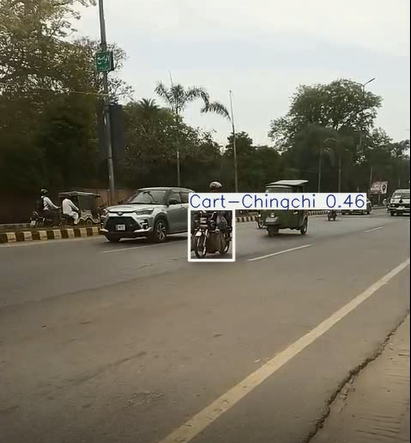
#> input picture TrafficDetectPK/sample_images/Frame_01.PNG, 411 x 443 px, given in place of the camera
$ python motion_detector.py
#> lines starting #> are read from the running program, lines starting #| are printed output that depends on the picture; after the words box and inside, x2 and y2 are one past the last pixel; in counts of white or black regions, pixels touching at a corner belong together
import cv2
import numpy as np
import time  # add this

cap = cv2.VideoCapture(0, cv2.CAP_DSHOW)
cap.set(cv2.CAP_PROP_FRAME_WIDTH, 640)
cap.set(cv2.CAP_PROP_FRAME_HEIGHT, 480)
cap.set(cv2.CAP_PROP_FPS, 30)

frames = []
gap = 5
count = 0
last_saved = 0      # track when we last saved
cooldown = 3        # seconds between saves

while True:
    ret, frame = cap.read()
#> frame is the input picture: shape (443, 411, 3); mean B, G, R 108.1, 123.1, 128.1

    time.sleep(0.03)

    if not ret:
        print("Failed to Capture.....")
        break

    grey = cv2.cvtColor(frame, cv2.COLOR_BGR2GRAY)
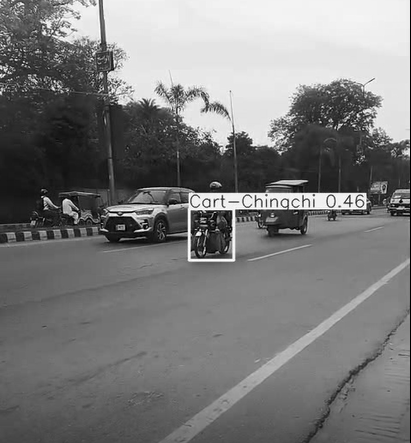
#> grey: shape (443, 411); min 0, max 255, mean 122.9

    frames.append(grey)  # Bug 1 fix

    if len(frames) > gap + 1:  # Bug 2 fix
        frames.pop(0)

    cv2.putText(frame, f'Frame Count: {count}', (10, 30), cv2.FONT_HERSHEY_SIMPLEX, 1, (0, 255, 0), 2)
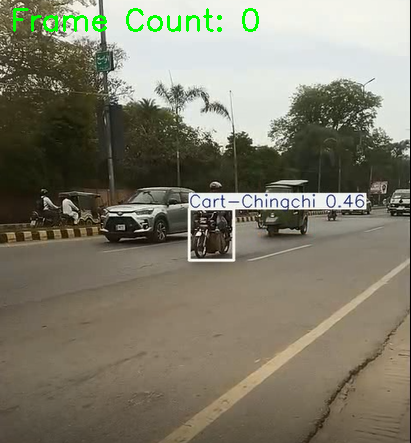
#> frame: shape (443, 411, 3); 0.82% of pixels changed, all inside (x1, y1, x2, y2) = (13, 8, 259, 32)

    count += 1  # only once now (Bug 5 fix)

    if len(frames) > gap:  # Bug 2 fix
        diff = cv2.absdiff(frames[0], frames[-1])
        _, thresh = cv2.threshold(diff, 30, 255, cv2.THRESH_BINARY)

        contours, _ = cv2.findContours(thresh, cv2.RETR_EXTERNAL, cv2.CHAIN_APPROX_SIMPLE)

        for c in contours:
            if cv2.contourArea(c) < 1000:
                continue
            x, y, w, h = cv2.boundingRect(c)
            cv2.rectangle(frame, (x, y), (x + w, y + h), (0, 255, 0), 2)

        motion = any(cv2.contourArea(c) >= 1000 for c in contours)  # Bug 4 fix

        if motion:
            cv2.putText(frame, "Motion Detected!!", (10, 60), cv2.FONT_HERSHEY_SIMPLEX, 1, (0, 0, 255), 2)

            now = time.time()
            if now - last_saved > cooldown:  # only save if cooldown has passed
                cv2.imwrite(f"Motion_frame_{count}.jpg", frame)
                print(f"Saved: Motion_frame_{count}")
                last_saved = now

    cv2.imshow("Motion Detection", frame)

    if cv2.waitKey(1) & 0xFF == 27:
#> (key Esc is pressed here)
        break

cap.release()  # Bug 6 fix
cv2.destroyAllWindows()  # Bug 6 fix

$ run again, on TrafficDetectPK/sample_images/Frame_02.PNG
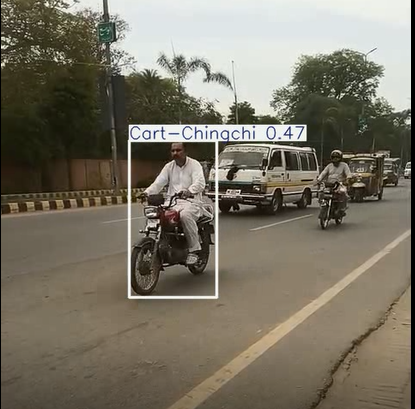
#> input picture TrafficDetectPK/sample_images/Frame_02.PNG, 415 x 409 px, given in place of the camera
#> frame is the input picture: shape (409, 415, 3); mean B, G, R 100.7, 115.3, 121.2
#> `grey = cv2.cvtColor(frame, cv2.COLOR_BGR2GRAY)`:
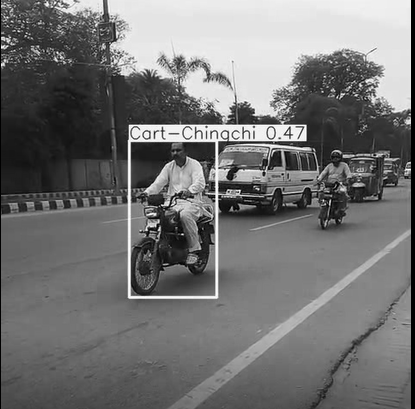
#> grey: shape (409, 415); min 0, max 255, mean 115.4
#> `cv2.putText(frame, f'Frame Count: {count}', (10, 30), cv2.FONT_HERSHEY..`:
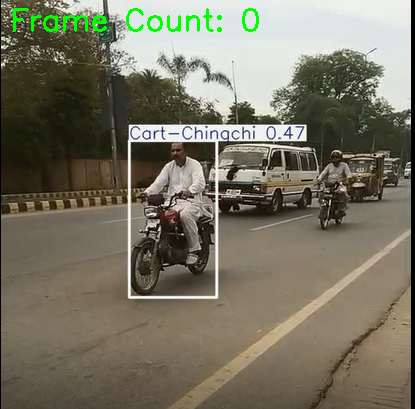
#> frame: shape (409, 415, 3); 0.88% of pixels changed, all inside (x1, y1, x2, y2) = (13, 8, 259, 32)

$ run again, on TrafficDetectPK/sample_images/Frame_03.PNG
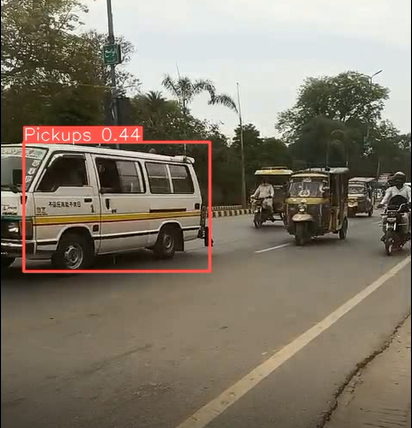
#> input picture TrafficDetectPK/sample_images/Frame_03.PNG, 412 x 428 px, given in place of the camera
#> frame is the input picture: shape (428, 412, 3); mean B, G, R 104.1, 119.1, 128.1
#> `grey = cv2.cvtColor(frame, cv2.COLOR_BGR2GRAY)`:
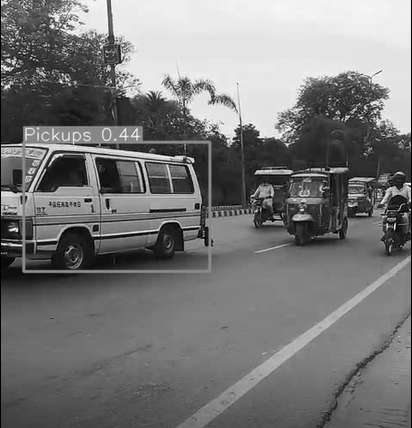
#> grey: shape (428, 412); min 0, max 255, mean 120.1
#> `cv2.putText(frame, f'Frame Count: {count}', (10, 30), cv2.FONT_HERSHEY..`:
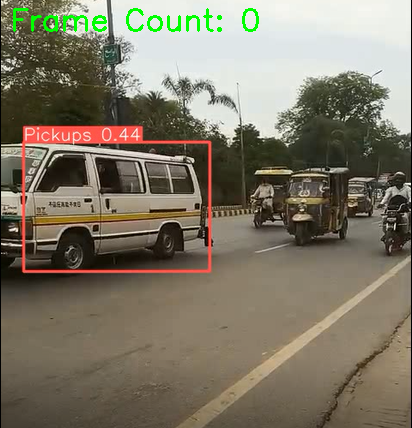
#> frame: shape (428, 412, 3); 0.84% of pixels changed, all inside (x1, y1, x2, y2) = (13, 8, 259, 32)
